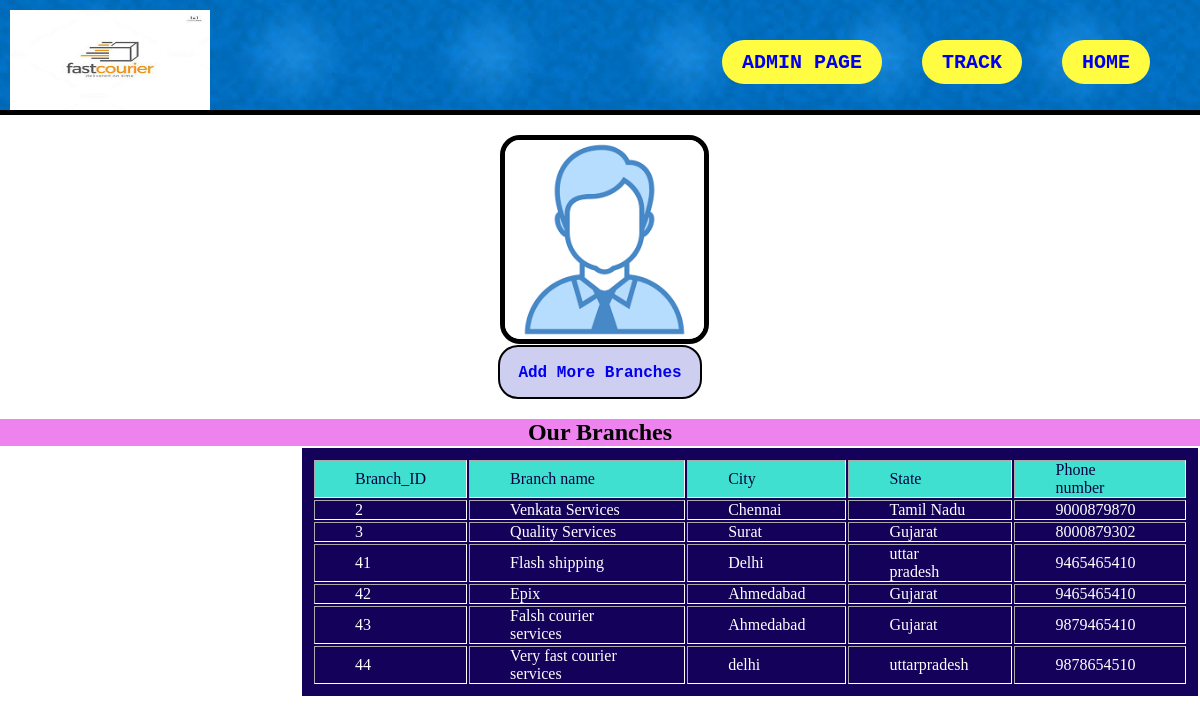
/view_branches.php, run on the app's committed database.
### tables this page shows
CREATE TABLE `branches` (
  `id` int(4) NOT NULL,
  `name` varchar(30) NOT NULL,
  `city` varchar(20) NOT NULL,
  `state` varchar(20) NOT NULL,
  `phone` bigint(10) NOT NULL
);

### view_branches.php (the view, shortened to what this page needs)
<!DOCTYPE html>
<html lang="en">
<head>
    <link rel="stylesheet" href="courier.css">
</head>
<body>
    <header>
        <div class="heading">
        <nav>
          <ul>
        <div class="logo">
          <img src="logo2.jfif">
        </div>
        <div id="search">
        </div>
                  <li><a href="home.php">Home </a></li>
                  <li><a href="track.php">TRACK</a></li>
                  <li><a href="admin_portal.php">Admin Page</a></li>
                </ul>
                </nav>
            </div>
              </header>
    <div class="admin-img">
        <img src="adminimg.png" alt="admin-img">
    </div>
    <div class="buttons" style="margin-top: 20px;">
        <div><a href="office.php" class="link">Add more branches</a></div>
    </div>
    <h2 style="background-color: violet; text-align: center;">Our Branches</h2>
<?php
$conn = mysqli_connect("localhost","root","","iwprj");
$sql = "SELECT * FROM branches";
$result = mysqli_query($conn,$sql);
$num = mysqli_num_rows($result);
if($num>0)
{
?>
    <table border="2" id="tracktbl">
        <tr style="background-color: turquoise; color: rgb(7, 0, 65);">
            <td>Branch_ID</td>
            <td>Branch name</td>
            <td>City</td>
            <td>State</td>
            <td>Phone number</td>
        </tr>
    <?php
    while($row = mysqli_fetch_assoc($result))
    {
    ?>
        <tr>
            <td><?php  echo $row['id'] ?></td>
            <td><?php  echo $row['name'] ?></td>
            <td><?php  echo $row['city'] ?></td>
            <td><?php  echo $row['state'] ?></td>
            <td><?php  echo $row['phone'] ?></td>
        </tr>
    <?php
    }
    ?>
    </table>
<?php
}
else{
    echo "nothong to display!";
}
?>
</body>
</html>

### courier.css (style rules this page uses)
* { margin: 0px; padding: 0px; }
.heading li { background-color: rgb(255, 252, 65); margin: 40px 20px; border-radius: 25px; }
.heading { width: 100%; overflow:hidden; height: 110px; }
.logo img { float: left; padding: 10px 10px 10px 10px; border-radius: 0%; width: 200px; }
#search { float: right; padding-left: 15px; padding-right: 15px; margin-top: 2px; border-radius: 10px; height: 25px; }
header { background-color: #0e9db9f1; background-image: url('background4.jfif'); border-radius: 0px; background-size: contain; color: white; font-size: 20px; border-bottom: #000000 5px solid; position: sticky; }
header a { font-weight: bold; text-decoration: none; font-size:20px; text-transform: uppercase; font-family: 'Courier New', Courier, monospace; }
header li { float: right; display: inline; padding:10px 20px 10px 20px; }
header img { width:400px; height: 100px; padding: 0px 10px 0px 5px; }

### view_branches.php (style rules this page uses)
* { margin: 0px; padding: 0px; }
.admin-img { height: 200px; width: 200px; align-items: center; margin: auto; }
.admin-img img { margin-top: 20px; height:199px; width:199px; border:5px solid black; border-radius: 20px; }
.buttons div { height: 50px; width: 200px; border: 2px solid black; border-radius: 20px; background-color: rgb(206, 206, 241); text-align: center; line-height: 50px; margin: 10px; }
.link { text-decoration: none; text-transform: capitalize; font-family: 'Courier New', Courier, monospace; font-weight: 600; }
.buttons { display: flex; margin: 10px; justify-content: center; }
#tracktbl { background-color: rgb(20, 1, 90); color: rgb(255, 255, 255); border: solid 2px white; padding-left: 10px; padding-right: 10px; padding-top: 10px; padding-bottom: 10px; margin-left: 25%; }
#tracktbl tr td { margin-left: 5px; margin-right: 5px; padding-left: 40px; padding-right: 40px; }

### data on the page
branches: id "2", name "Venkata Services", city "Chennai", state "Tamil Nadu", phone "9000879870"
branches: id "3", name "Quality Services", city "Surat", state "Gujarat", phone "8000879302"
branches: id "41", name "Flash shipping", city "Delhi", state "uttar pradesh", phone "9465465410"
branches: id "42", name "Epix", city "Ahmedabad", state "Gujarat", phone "9465465410"
branches: id "43", name "Falsh courier services", city "Ahmedabad", state "Gujarat", phone "9879465410"
branches: id "44", name "Very fast courier services", city "delhi", state "uttarpradesh", phone "9878654510"
